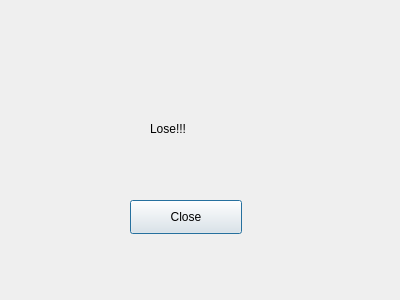
<?xml version="1.0" encoding="UTF-8"?>
<ui version="4.0">
 <class>Dlglose3</class>
 <widget class="QDialog" name="Dlglose3">
  <property name="geometry">
   <rect>
    <x>0</x>
    <y>0</y>
    <width>400</width>
    <height>300</height>
   </rect>
  </property>
  <property name="windowTitle">
   <string>Dialog</string>
  </property>
  <widget class="QLabel" name="label">
   <property name="geometry">
    <rect>
     <x>150</x>
     <y>120</y>
     <width>81</width>
     <height>18</height>
    </rect>
   </property>
   <property name="text">
    <string>Lose!!!</string>
   </property>
  </widget>
  <widget class="QPushButton" name="pushButton">
   <property name="geometry">
    <rect>
     <x>130</x>
     <y>200</y>
     <width>112</width>
     <height>34</height>
    </rect>
   </property>
   <property name="text">
    <string>Close</string>
   </property>
  </widget>
 </widget>
 <resources/>
 <connections/>
</ui>
